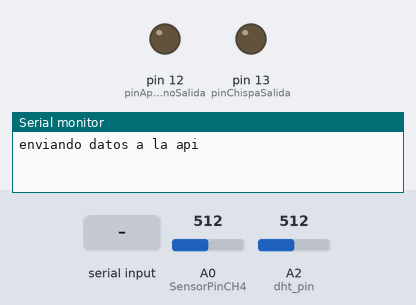
A sketch run on a simulated Arduino Mega 2560, built with avr-gcc and run on an emulated ATmega2560. Shown: output pins drawn as LEDs (lit = HIGH), the last lines printed to the serial monitor. The test bench sets the inputs (shaded band); at power-on: A0 (SensorPinCH4) = 512, A2 (dht_pin) = 512.

Above: at 1.8 s.
1.9 s: "1\n" received over the second serial link
At 2.9 s:
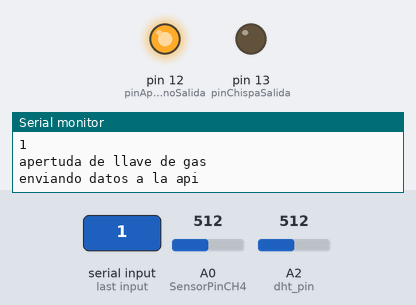
3.5 s: "3\n" received over the second serial link
At 5.0 s:
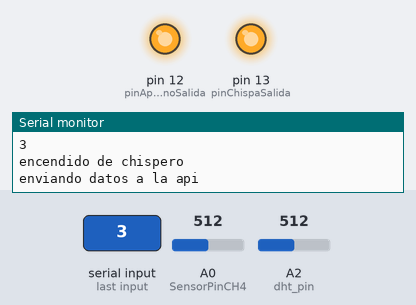
5.6 s: "2\n" received over the second serial link
At 7.2 s:
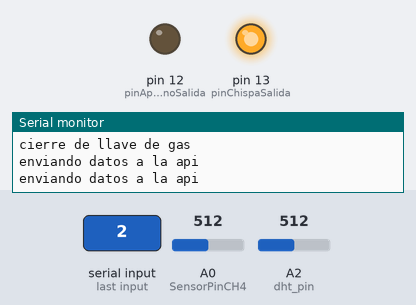
Timing chart, 0 to 8.7 s (numbered marks = the images above; inputs shaded):
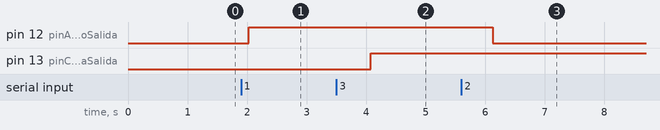

The sketch:

proyecto2.ino
```cpp
#include <SoftwareSerial.h>

SoftwareSerial BTserial(16, 17); // BTserial(10, 11) Setup of Bluetooth module on pins 10 (TXD) and 11 (RXD);

//###############RESPUESTA A MANDAR A LA API##########
String dataApi;
String dataApp;

//#####################################################
//############### PINES ###############################

int SensorPinCH4 = A0;
const int dht_pin = A2;             // TEMPERATURA
const int pinAperturaMetanoSalida = 12;
const int pinChispaSalida = 13;
//#####################################################

//############## VARIABLES PARA SENSORES ##############
float CH4;
float dht_temperatura;
float chispa;
float flujoGas;
// PARA BLUETOOTH DE APP
char lectura;
char varLectura;
// PARA BLUETOOTH DE API
char lectura2;
char varLectura2;

//#####################################################


void setup() {
  setupPins();
  BTserial.begin(9600); // Bluetooth at baud 9600 for talking to the node server
  Serial.begin(4800); // Default Serial on Baud 4800 for printing out some messages in the Serial Monitor
  Serial1.begin(19200);
}

void loop() {
     // ----- BORRAR DATOS DE VARIABLE DE DATA ---------------
      dataApi = "";
      dataApp = "";
      dht_temperatura = 0;
      CH4 = 0;
  //-------------------------------------------------------
     delay(1000);
  // RECOLECCION DE DATA Y DISEÑO DE ENVIO DE DATOS

  // recoleccion de datos para api
  dataApi.concat(getTemperatura());
  dataApi.concat(",");
  dataApi.concat(getCH4());
  dataApi.concat(",");
  dataApi.concat(chispa);
  dataApi.concat(",");
  dataApi.concat(flujoGas);
  dataApi.concat(";");

  // recoleccion de datos para APP
  dataApp.concat(getTemperatura());
  dataApp.concat(",");
  dataApp.concat(getCH4());
  dataApp.concat(";");

//################# ENVIO DE DATA POR BLUETOOTH PARA APP ##################
    if(Serial1.available()>0){
      lectura = Serial1.read();
      Serial.println(lectura);
      varLectura = lectura;
      Serial.println(varLectura);
      if (varLectura == '1'){
        digitalWrite(pinAperturaMetanoSalida, HIGH);
          flujoGas = 1;
          Serial.println("apertuda de llave de gas");
        } else if (varLectura == '2') {
          digitalWrite(pinAperturaMetanoSalida, LOW);
          flujoGas = 0;
          Serial.println("cierre de llave de gas");
        }else if (varLectura == '3') {
          chispa = 1;
          digitalWrite(pinChispaSalida, HIGH);
          Serial.println("encendido de chispero");
        }else if (varLectura == '4') {
          digitalWrite(pinChispaSalida, LOW);
          chispa = 0;
          Serial.println("apagado de chispero");
        }
     }else{
      Serial1.println(dataApp);
  }

//###############################################################
//################# ENVIO DE DATA POR BLUETOOTH PARA API ##################
  if (getCH4()> 0){
      // Calls on BTSerial and sends the string to any connected devices.
      BTserial.print(dataApi + "\n");
      Serial.println("enviando datos a la api");

  // readStringUntil()
  // Reads all bytes off of the the Serial buffer until it finds the escape character '/n'
  // And then removes these bytes from the buffer
  // Returns the value as a string, which we print to the Serial monitor
   // Serial.println(BTserial.readStringUntil('\n'));
  }

 //###############################################################
//################# ENVIO DE DATA POR BLUETOOTH PARA API ##################

}


float getTemperatura (){

  // Lee los valores de humedad y temperatura
  float dht_temperatura = analogRead(dht_pin);
  float temperatura = (dht_temperatura * 2.0 * 100.0)/1023.0;
  return temperatura;
}

int getCH4 (){
  CH4 = analogRead(SensorPinCH4);
  char offset_calibracion[100];
  int offset_calibracion_convertido = atoi(offset_calibracion);
  int offstet_mq_4 = 400;
  int t = CH4 + offstet_mq_4 + offset_calibracion_convertido;
  return t;
}

void setupPins(){
//pinMode(pinAperturaMetanoSalida, OUTPUT);
  pinMode(pinAperturaMetanoSalida, OUTPUT);
  pinMode(pinChispaSalida, OUTPUT);
  pinMode(SensorPinCH4, INPUT);
  pinMode(dht_pin, INPUT);
}
```

Measured:
- after the input at 1.9 s, pin 12 (pinAperturaMetanoSalida): LOW → HIGH after 0.13 s
- after the input at 3.5 s, pin 13 (pinChispaSalida): LOW → HIGH after 0.58 s
- after the input at 5.6 s, pin 12 (pinAperturaMetanoSalida): HIGH → LOW after 0.53 s
